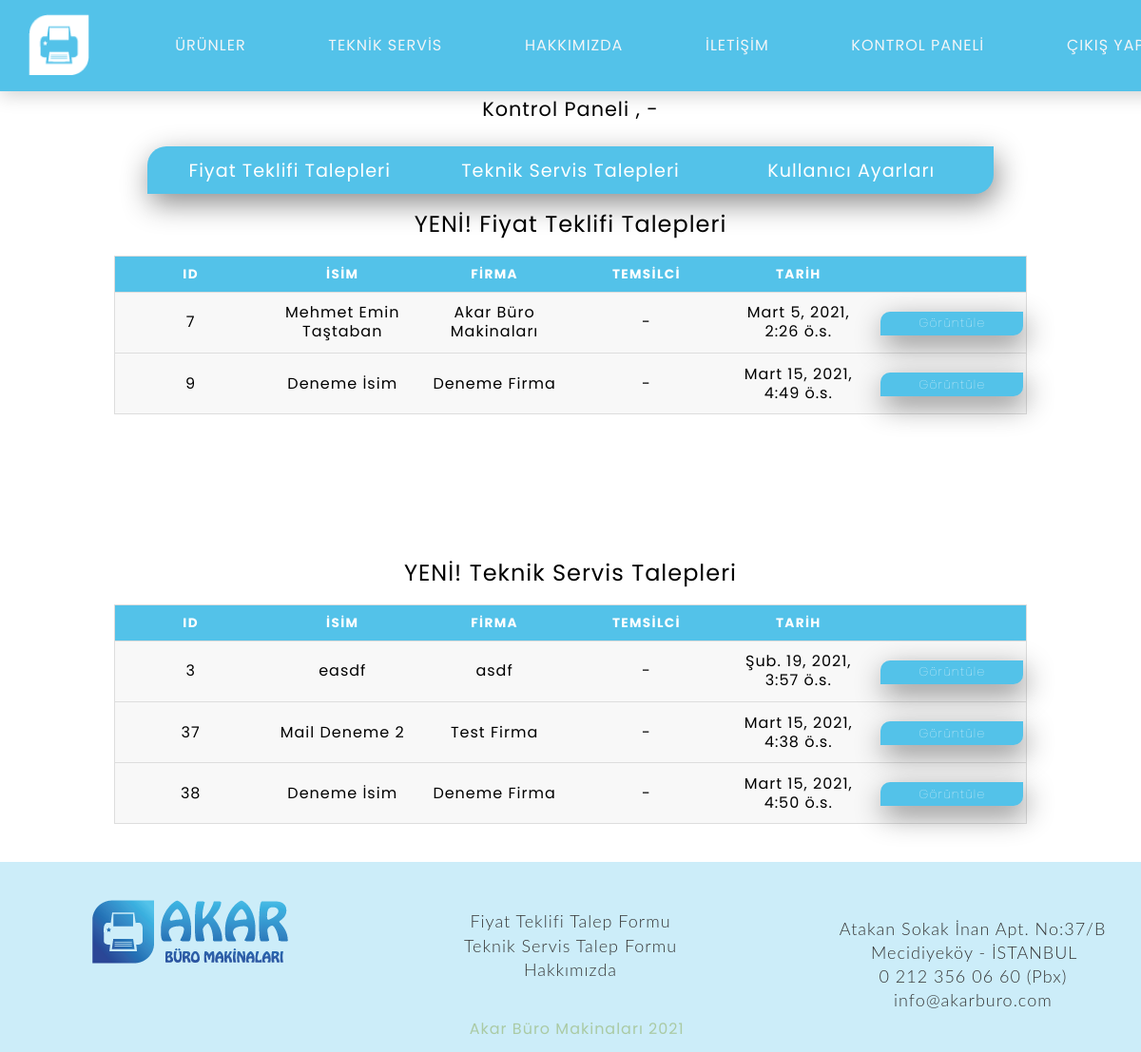
The app's page /dashboard/ (signed in) with its own data.
### akar/models.py (models this page shows, shortened)
class Demand(models.Model):
    name = models.CharField(max_length=50,verbose_name="İsim Soyisim")
    company_name = models.CharField(max_length=100,verbose_name="Firma İsmi",blank=True)
    phone = PhoneNumberField(verbose_name="Telefon Numarası")
    mail = models.EmailField(verbose_name="E-Mail")
    product = models.CharField(max_length=50,verbose_name="Teklif Almak İstediğiniz Ürün")
    quantity = models.IntegerField(verbose_name="Miktar")
    content = models.TextField(max_length=1000,verbose_name="Açıklama",blank=True)
    agent = models.ForeignKey("auth.user",on_delete=models.PROTECT,verbose_name="Temsilci",default=17)
    created_date = models.DateTimeField(auto_now_add= True,verbose_name="Oluşturma Tarihi")

class Service(models.Model):
    name = models.CharField(max_length=50,verbose_name="İsim Soyisim",)
    company_name = models.CharField(max_length=100,verbose_name="Firma İsmi",blank=True)
    phone = PhoneNumberField(verbose_name="Telefon Numarası")
    mail = models.EmailField(verbose_name="E-Mail")
    brand = models.ForeignKey("akar.Brand", on_delete= models.PROTECT,verbose_name="Cihazınızın Markası")
    submodel = models.CharField(max_length=50,verbose_name="Cihazınızın Modeli",)
    content = models.TextField(max_length=1000,verbose_name="Açıklama")
    agent = models.ForeignKey("auth.user",on_delete=models.PROTECT,verbose_name="Temsilci",default=17)
    created_date = models.DateTimeField(auto_now_add= True,verbose_name="Oluşturma Tarihi")

### akar/views.py (the view)
# urls.py: path('dashboard/',views.dashboard,name="dashboard"),
def dashboard(request):
    if request.user.is_authenticated:
        services = Service.objects.filter( agent = 17)
        pdemands = Demand.objects.filter( agent = 17 )
        context = {
            "services" : services,
            "pdemands" : pdemands
        }
        return render(request,"dashboard.html",context)
    else:
        return redirect("/user/login")

### templates/dashboard.html (shortened to what this page needs)
{% extends 'layout.html' %}
{% load static %}
{% block body %}
<div class="page-wrapper">
    <section class="dashboard">
        <div class="dashboard-container">
            <h2>Kontrol Paneli , {{request.user}}</h2>
        </div>
    </section>
    <section class="dashboard">
        <div class="dashboard-buts">
            <div class="multi-button">
                <a href="/dboard/pd"><button class="first-btn">Fiyat Teklifi Talepleri</button></a>
                <a href="/dboard/services"><button>Teknik Servis Talepleri</button></a>
                <a href="/user/account"><button class="last-btn">Kullanıcı Ayarları</button></a>
            </div>
        </div>
    </section>
</div>
{% include "tablesdb.html" %}
<br><br>
{% endblock body %}

### templates/tablesdb.html
{% load static %}
<link rel="stylesheet" href="{% static 'css/table.css' %}">
<div class="table-grid">
<table class="sortable">
  <caption>YENİ! Fiyat Teklifi Talepleri</caption>
  <thead>
    <tr>
      <th scope="col">ID</th>
      <th scope="col">İsim</th>
      <th scope="col">Firma</th>
      <th scope="col">Temsilci</th>
      <th scope="col">Tarih</th>
      <th scope="col"></th>
    </tr>
  </thead>
  <tbody>
    {% for demand in pdemands  %}
     <tr>
      <td data-label="id">{{demand.id}}</td>
      <td data-label="İsim">{{demand.name}}</td>
      <td data-label="Firma">{{demand.company_name}}</td>
      <td data-label="Temsilci">{{demand.agent.username}}</td>
      <td data-label="Tarih">{{demand.created_date}}</td>
      <td><div class="multi-button"><a href="/dboard/pd/{{demand.id}}"><button class="view">Görüntüle</button></a></div></td>
    </tr>
    {% endfor %}
  </tbody>
</table>
<br><br><br><br><br><br><br>
<table class="sortable">
  <caption>YENİ! Teknik Servis Talepleri</caption>
  <thead>
    <tr>
      <th scope="col">ID</th>
      <th scope="col">İsim</th>
      <th scope="col">Firma</th>
      <th scope="col">Temsilci</th>
      <th scope="col">Tarih</th>
      <th scope="col"></th>
    </tr>
  </thead>
  <tbody>
    {% for service in services  %}
     <tr>
      <td data-label="id">{{service.id}}</td>
      <td data-label="Name">{{service.name}}</td>
      <td data-label="Name">{{service.company_name}}</td>
      <td data-label="Last Name">{{service.agent.username}}</td>
      <td data-label="Date">{{service.created_date}}</td>
      <td><div class="multi-button"><a href="/dboard/services/{{service.id}}"><button class="view">Görüntüle</button></a></div></td>
    </tr>
    {% endfor %}
  </tbody>
</table>
</div>

### static/css/newstyle.css (style rules this page uses)
* { margin: 0; padding: 0px; box-sizing: border-box; font-family: 'Lato', 'Arial', sans-serif; }
h2 { color: #000; font-size: 1.3rem; text-align: center; line-height: 1.4; margin-bottom: 10px; }
.page-wrapper { width: 100%; height: auto; }
.dashboard { width: 100%; height: auto; background-color: #ffffff; display: flex; padding: 10px; justify-content: space-around; z-index: 0; }
.dashboard-container { flex-basis: 100%; margin-top: 90px; position: relative; }
.dashboard-buts { flex-basis: 100%; position: relative; display: grid; place-items: center; }
.multi-button { filter: drop-shadow(3px 10px 15px rgba(0, 0, 0, 0.45)); }
.multi-button button { height: 50px; width: 300px; background: #53c2e9; font-weight: normal; color: white; font-size: 1.2rem; border: none; margin: -5px; padding: 0; stroke: black; outline: none; }
.multi-button .first-btn { border-radius: 20px 0 0 00px; }
.multi-button .last-btn { border-radius: 0 0px 20px 0; }
.multi-button .view { height: 25px; width: 150px; font-weight:lighter; font-size: 0.8rem; border-radius: 10px 0px 10px 0px; }

### static/css/button.css (style rules this page uses)
body { background: #e0e5ec; }
button { margin: 0px; }

### static/css/newnavbar.css (style rules this page uses)
body { background-color: #ffffff; }
* { margin: 0; padding: 0; font-family: 'Poppins', sans-serif; letter-spacing: 1px; font-weight: 400; }
body { overflow-x: hidden; }

### static/css/table.css (style rules this page uses)
body { font-family: "Open Sans", sans-serif; line-height: 1.25; }
.table-grid { padding-left: 10%; padding-right: 10%; margin-top: auto; }
table { border: 1px solid #ccc; border-collapse: collapse; margin: 0; padding: 0; width: 100%; table-layout: fixed; }
table caption { font-size: 1.5em; margin: .5em 0 .75em; }
table tr { background-color: #f8f8f8; border: 1px solid #ddd; padding: .35em; }
table th, table td { padding: .725em; text-align: center; }
table th { font-size: .85em; letter-spacing: .1em; text-transform: uppercase; background-color: #53c2e9; font-weight: bold; color:#fff; cursor: default; }

### records on screen
Demand: id "7", name "Mehmet Emin Taştaban", company_name "Akar Büro Makinaları", agent.username "-", created_date "Mart 5, 2021, 2:26 ö.s."
Demand: id "9", name "Deneme İsim", company_name "Deneme Firma", agent.username "-", created_date "Mart 15, 2021, 4:49 ö.s."
Service: id "3", name "easdf", company_name "asdf", agent.username "-", created_date "Şub. 19, 2021, 3:57 ö.s."
Service: id "37", name "Mail Deneme 2", company_name "Test Firma", agent.username "-", created_date "Mart 15, 2021, 4:38 ö.s."
Service: id "38", name "Deneme İsim", company_name "Deneme Firma", agent.username "-", created_date "Mart 15, 2021, 4:50 ö.s."

### other values on screen
{{ request.user }} "-"
